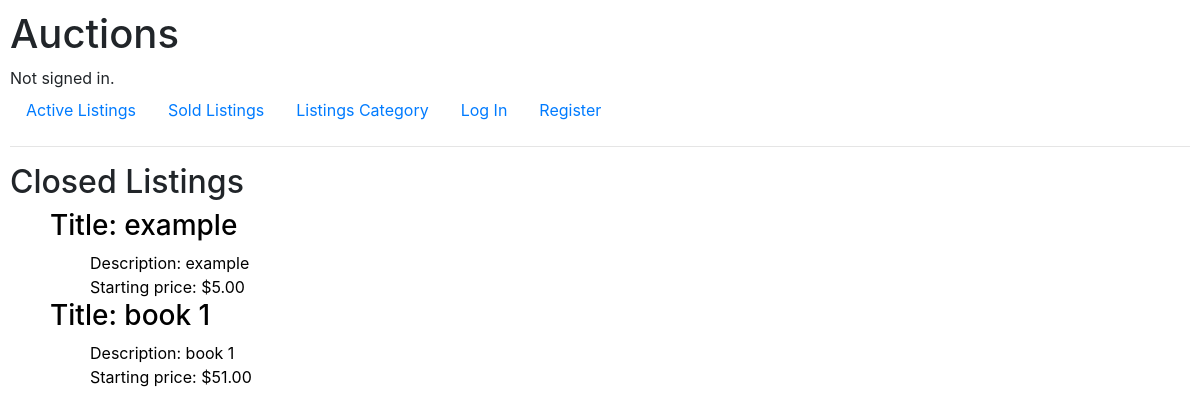
/sold, run on an earlier commit of the app's database.
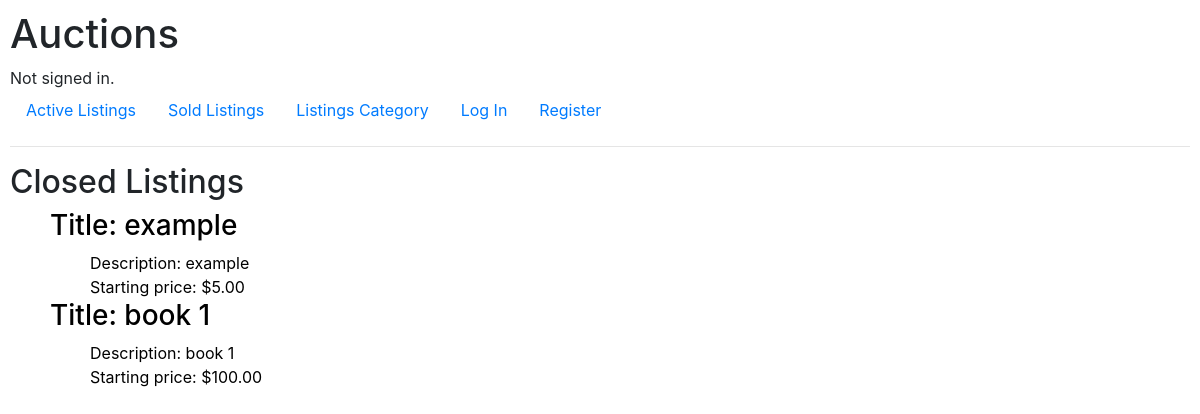
And on a later commit of the database.
### auctions/models.py (models this page shows, shortened)
class Listing(models.Model):
    title = models.CharField(max_length=100)
    description = models.CharField(max_length=1000)
    price = models.DecimalField(max_digits=10, decimal_places=2)
    category = models.CharField(max_length=64)
    username = models.ForeignKey(User, on_delete=models.CASCADE, related_name="owner")
    img = models.ImageField(upload_to="auctions/uploads/images", blank=True, null=True, default=None)
    active = models.BooleanField(default=True)

### auctions/views.py (the view)
# urls.py: path("sold", views.index_sold, name="index_sold"),
def index_sold(request):
    return render(request, "auctions/indexsold.html", {
        "listings": Listing.objects.all().filter(active=False)
    })

### auctions/templates/auctions/indexsold.html (shortened to what this page needs)
{% extends "auctions/layout.html" %}
{% block body %}
    <h2>Closed Listings</h2>
    {% if listings %}
        <ul style="list-style-type: none;">
            {% for item in listings %}
            <div style="display: flex; justify-content: start; align-items: center;">
                <li>
                    <a href="{% url 'listing_page' item.pk %}" style="text-decoration: none; color: black;">
                        <h3>Title: {{ item.title }}</h3>
                        <ul style="list-style-type: none;">
                            <li>Description: {{ item.description }}</li>
                            <li>Starting price: ${{ item.price }}</li>
                        </ul>
                    </a>
                </li>
            </div>
            {% endfor %}
        </ul>
    {% endif %}
{% endblock %}

What changed in the data, as far as the page shows it:
changed Listing "book 1": price "51.00" → "100.00"
